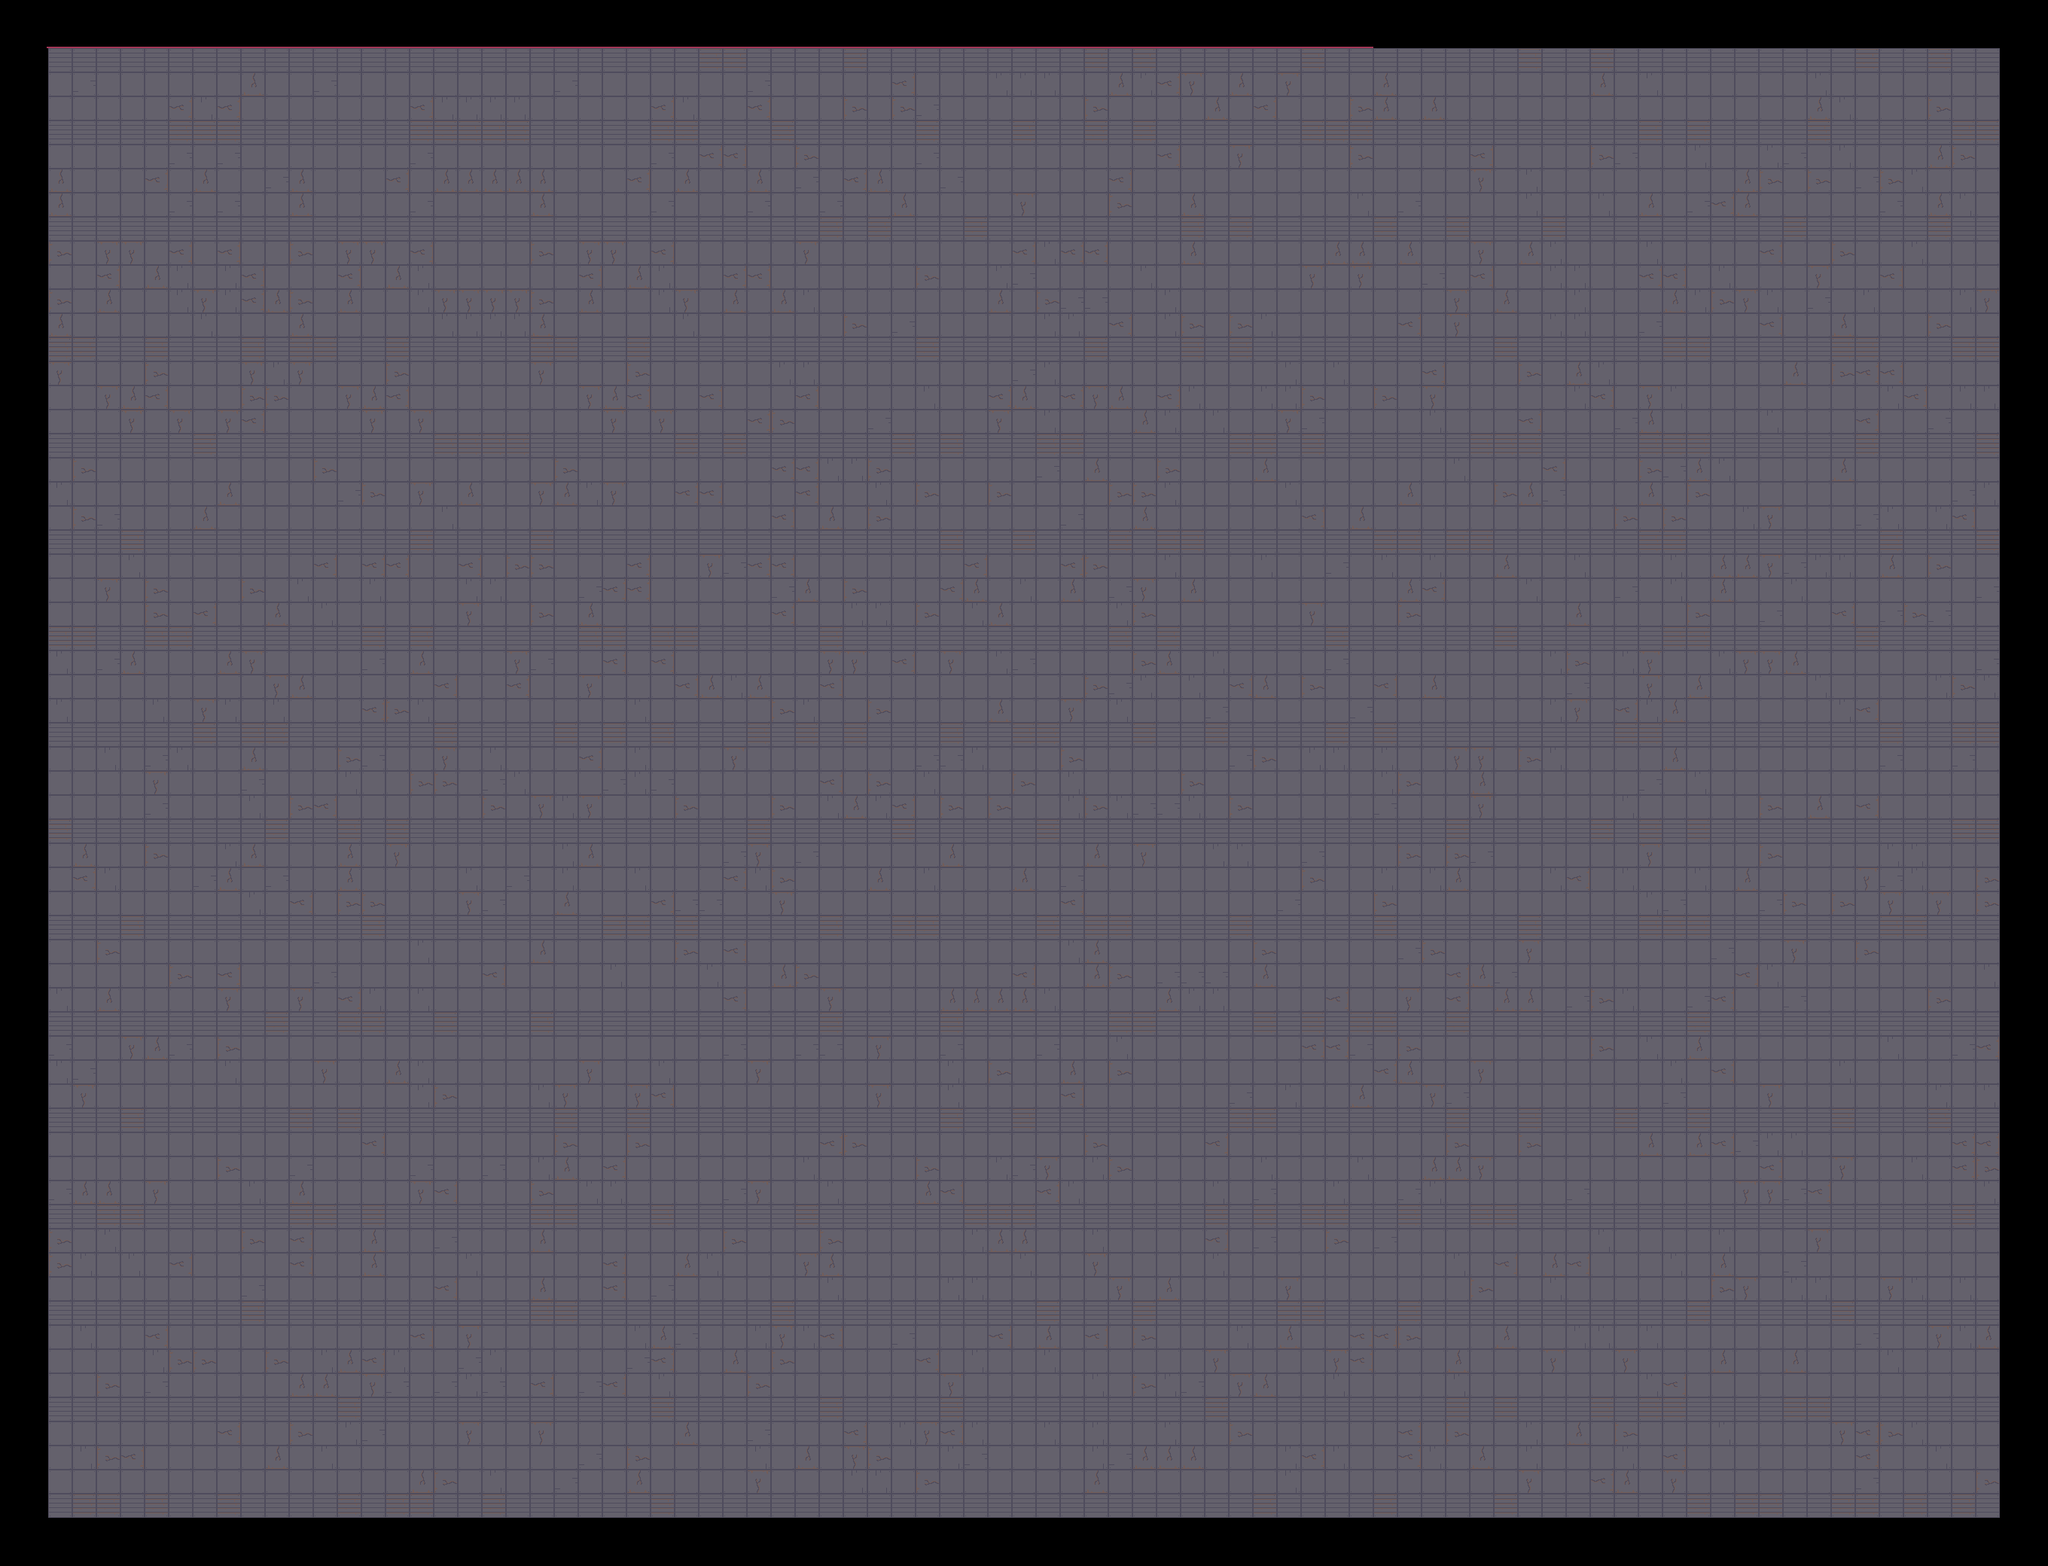

Below is a game level as drawn by its tile map, then a one-line description and the .tmx that defines it (tile-layer data replaced by summaries):
An orthogonal 85x65 tile map with 32x32 px tiles, 3 tile layers (Tiles, Walls, Ingredients), 1 hidden layer not drawn, 2 tilesets.

<map version="1.0" orientation="orthogonal" renderorder="right-down" width="85" height="65" tilewidth="32" tileheight="32" backgroundcolor="#353b9f" nextobjectid="1">
 <tileset firstgid="1" source="../Ingredients.tsx" />
 <tileset firstgid="71" source="../Tiles.tsx" />
 <layer name="Tiles" width="85" height="65">
  <data>[5525 cells, 4941 non-empty, 5 distinct tile ids]</data>
 </layer>
 <layer name="Walls" width="85" height="65">
  <data>[5525 cells, 584 non-empty, 3 distinct tile ids]</data>
 </layer>
 <layer name="Railing" width="85" height="65" visible="0" opacity="0.9">
  <data>[5525 cells, 8 non-empty, 3 distinct tile ids]</data>
 </layer>
 <layer name="Ingredients" width="85" height="65">
  <data>[5525 cells, 0 non-empty, 0 distinct tile ids]</data>
 </layer>
</map>
